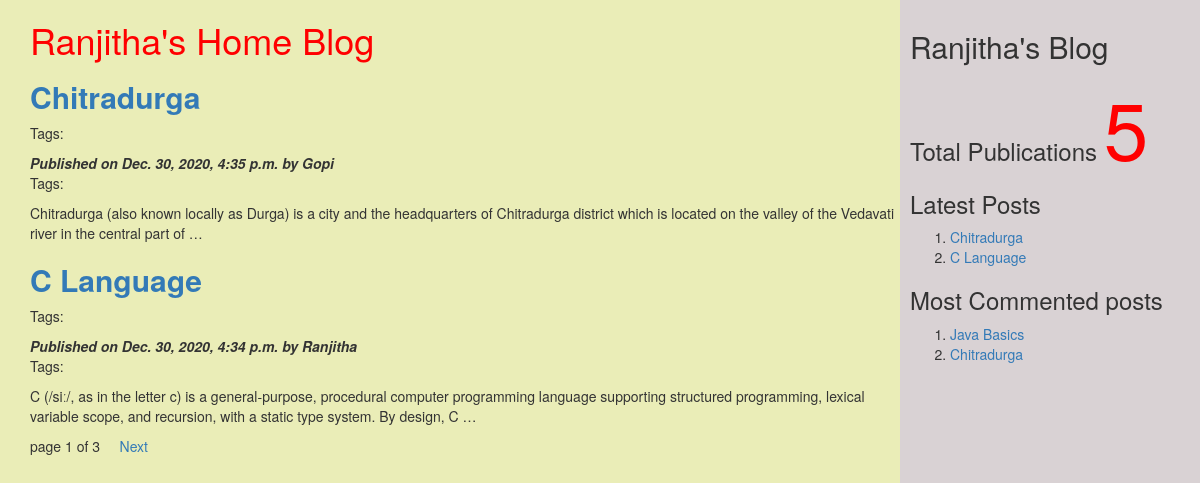
The page / on the database its author committed.
### myApp/models.py (models this page shows, shortened)
class Post(models.Model):
    tags=TaggableManager()
    STATUS_CHOICES=(('draft','Draft'),('published','Published'))
    title=models.CharField(max_length=200)
    slug=models.SlugField(max_length=264,unique_for_date='publish')
    author=models.ForeignKey(User,related_name='blog_posts',on_delete=models.CASCADE)
    body=models.TextField()
    publish=models.DateTimeField(default=timezone.now)
    created=models.DateTimeField(auto_now_add=True)
    updated=models.DateTimeField(auto_now=True)
    status=models.CharField(max_length=20,choices=STATUS_CHOICES,default='draft')
    objects=CustomManager()
    class Meta:
        ordering=('-publish',)
    def get_absolute_url(self):
        return reverse('post_detail',args=[self.publish.year,self.publish.strftime('%m'),self.publish.strftime('%d'),self.slug])

### myApp/views.py (the view)
# urls.py: url(r'^$',views.post_list_view),
def post_list_view(request,tag_slug=None):
    post_list=Post.objects.all()
    tag=None
    if tag_slug:
        tag=get_object_or_404(Tag,slug=tag_slug) #provided slug
        post_list=post_list.filter(tags__in=[tag])
    paginator=Paginator(post_list,2) #step1
    page_number=request.GET.get('page')#step2
    try:
        post_list=paginator.page(page_number)#step2
    except PageNotAnInteger:
        post_list=paginator.page(1)#step3
    except EmptyPage:
        post_list=Paginator.page(paginator.num_pages) #page4
    d={'post_list':post_list,'tag':tag}
    return render(request,'myApp/post_list.html',d)

### myApp/models.py (called while the page is built)
    def get_queryset(self):
        return super().get_queryset().filter(status='published')

### myApp/templatetags/mytags.py (called while the page is built)
@register.simple_tag
def total_posts():
    return Post.objects.count()

@register.inclusion_tag('myApp/latest_post.html')
def show_latest_posts(count=3):
    latest_post=Post.objects.order_by('-publish')[:count]
    return {'latest_posts':latest_post}

@register.simple_tag
def get_most_commented_posts(count=2):
    return Post.objects.annotate(total_comments=Count('comments')).order_by('-total_comments')[:count]

### templates/myApp/post_list.html (shortened to what this page needs)
<!DOCTYPE html>
<html lang="en" dir="ltr">
{%extends 'myApp/parent.html'%}
    {% block content_block%}
    <h1 style="color:red">Ranjitha's Home Blog</h1>
    {%for post in post_list%}
    <a href="{{post.get_absolute_url}}"><h2><b>{{post.title}}</b></h2></a>
    <p>Tags:
      </p>
    <i><b>Published on {{post.publish}} by {{post.author|title}}</b></i>
    <p>Tags:{{post.tags.all|join:', '}}</p>
    {{post.body|truncatewords:30|linebreaks}}
    {%endfor%}
    {%include 'myApp/pagination.html' with page=post_list%}
    {%endblock%}

### templates/myApp/parent.html (shortened to what this page needs)
<html>
{% load mytags %}
  <head>
    <link rel="stylesheet" href="https://maxcdn.bootstrapcdn.com/bootstrap/3.3.7/css/bootstrap.min.css">
  </head>
  <body>
    <div class="content" style="width:75%;float:left;background-color:#eaedb7;height:1000px;padding:0 0 0 30px">
     {%block content_block%}
      {%endblock%}
    </div>
    <div class="sidebar" style="width:25%;float:right;background-color:#d9d2d4;height:1000px;padding:10px">
      <h2>Ranjitha's Blog</h2>
      <h3> Total Publications
        <span style="color:red; font-size:80px">
        {% total_posts %}
        </span>
        <h3>Latest Posts </h3>
        {%show_latest_posts 2%}
        <h3>Most Commented posts</h3>
        {% get_most_commented_posts as m %}
        <ol>
          {% for post in m%}
          <li><a href="{{post.get_absolute_url}}">{{post.title}}</a></li>
          {%endfor%}
        </ol>
  </body>
</html>

### templates/myApp/latest_post.html
<!DOCTYPE html>
  <body>
    <ol>
    {%for post in latest_posts %}
    <li><a href="{{post.get_absolute_url}}">{{post.title}}</a></li>
    {%endfor%}
      </ol>
  </body>
</html>

### rows shown on the page
Post: title "Chitradurga", publish "Dec. 30, 2020, 4:35 p.m.", author "Gopi", body "Chitradurga (also known locally as Durga) is a city and the headquarters of Chitradurga district which is located on the valley of the Vedavati river in the central part of …"
Post: title "C Language", publish "Dec. 30, 2020, 4:34 p.m.", author "Ranjitha", body "C (/siː/, as in the letter c) is a general-purpose, procedural computer programming language supporting structured programming, lexical variable scope, and recursion, with a static type system. By design, C …"
Post: title "Java Basics"

### other values the page prints
{{ page.number }} "1"
{{ page.paginator.num_pages }} "3"
